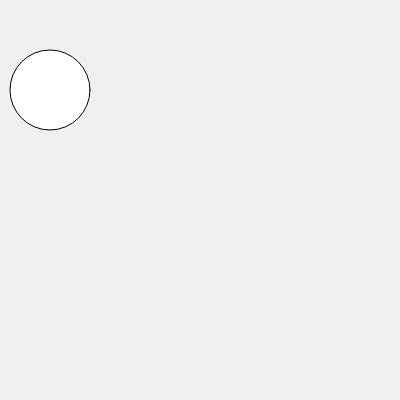
Frame 1 (no input)
Frame 60 (no input): identical to frame 1, image omitted
Frame 120 (the mouse pressed at the canvas centre since frame 60): identical to frame 1, image omitted

The p5.js sketch that drew this single still picture (run headless with seeded random() and noise() and a simulated clock; from frame 60 on, the mouse is pressed at the canvas centre):

// p5.js sketch
// ── sketch.js
function setup() {
  createCanvas(400, 400);
}

function draw() {
  background(240);
  ellipse(50, 90, 80, 80);
}
